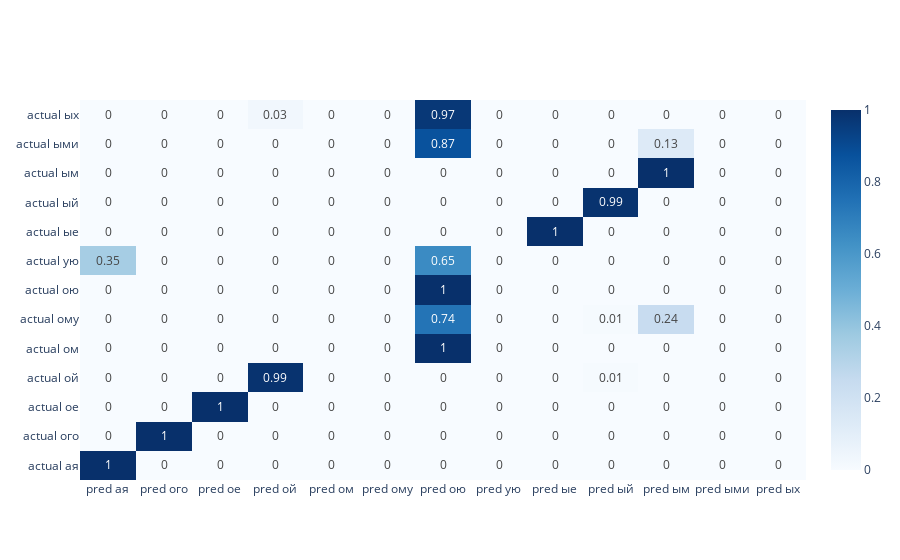

Notebook source saved alongside this figure:
### Code cell
import plotly.graph_objects as go
fig = go.Figure(data=go.Heatmap(z=cm,
                                text=cm,
                                x=cm.columns,
                                y=cm.index,
                                texttemplate="%{text}",
                                colorscale='Blues'))
fig.show()

### Figure 1 — Plotly figure (JSON) as saved in the notebook; plotly's stock layout.template omitted (floating-point values rounded to 4 significant figures; data arrays with more than 128 entries replaced by an {"elided": "..."} marker saying what was removed)
{"data": [{"colorscale": [[0, "rgb(247,251,255)"], [0.125, "rgb(222,235,247)"], [0.25, "rgb(198,219,239)"], [0.375, "rgb(158,202,225)"], [0.5, "rgb(107,174,214)"], [0.625, "rgb(66,146,198)"], [0.75, "rgb(33,113,181)"], [0.875, "rgb(8,81,156)"], [1, "rgb(8,48,107)"]], "text": {"elided": "13x13 float values"}, "texttemplate": "%{text}", "type": "heatmap", "x": ["pred ая", "pred ого", "pred ое", "pred ой", "pred ом", "pred ому", "pred ою", "pred ую", "pred ые", "pred ый", "pred ым", "pred ыми", "pred ых"], "y": ["actual ая", "actual ого", "actual ое", "actual ой", "actual ом", "actual ому", "actual ою", "actual ую", "actual ые", "actual ый", "actual ым", "actual ыми", "actual ых"], "z": {"elided": "13x13 float values"}}], "layout": {}}
